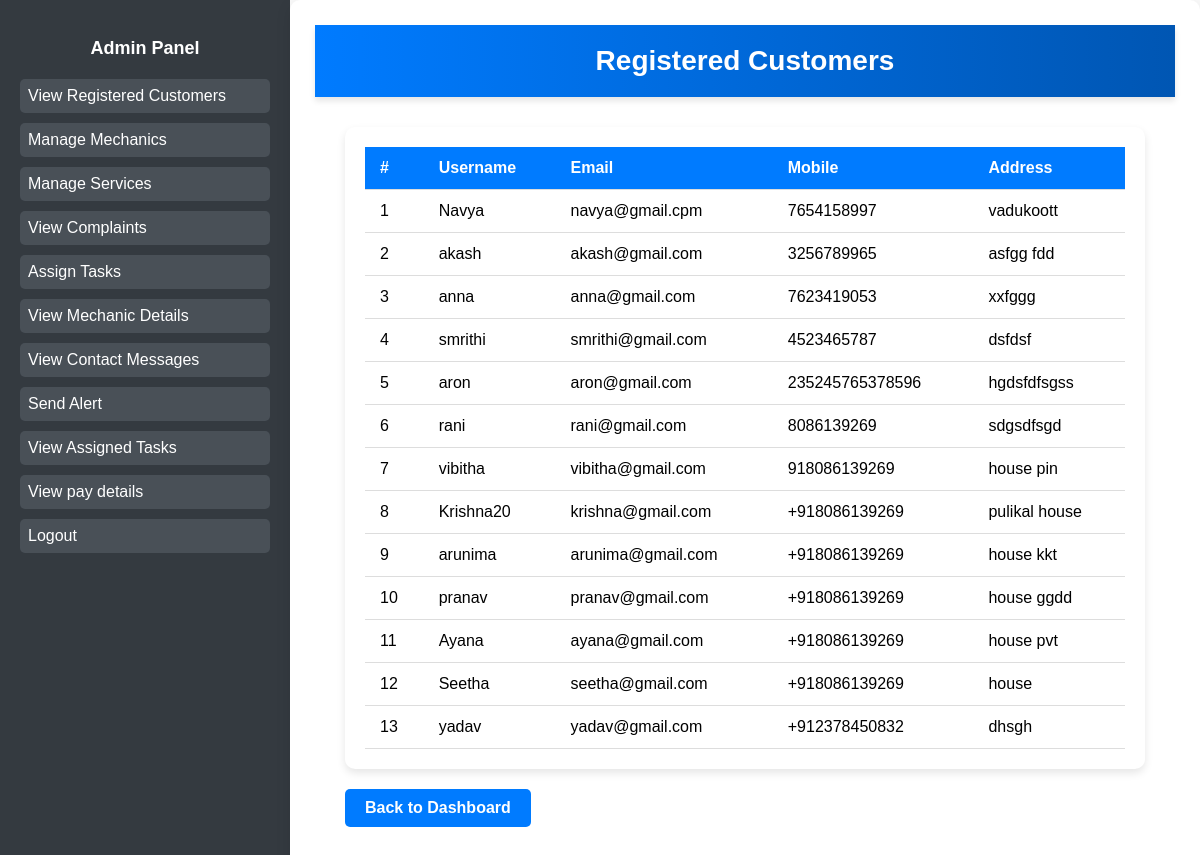
The app's page /registered-customers/ with its own data.
### Home/models.py (models this page shows, shortened)
class Customer(models.Model):
    user = models.OneToOneField(User, on_delete=models.CASCADE)
    mobile = models.CharField(max_length=15)
    address = models.TextField()

### Home/views.py (the view)
# urls.py: path('registered-customers/', views.registered_customers, name='registered_customers'),
def registered_customers(request):
    customers = Customer.objects.all()  # Assuming `Customer` is the model
    return render(request, 'registered_customers.html', {'customers': customers})

### templates/registered_customers.html (shortened to what this page needs)
{% extends 'base_admin.html' %}
{% block content %}
<!DOCTYPE html>
<html lang="en">
<head>
</head>
<body>
    <div class="header">
        <h2>Registered Customers</h2>
    </div>
    <div class="container">
        <div class="table-container">
            <table>
                <thead>
                    <tr>
                        <th>#</th>
                        <th>Username</th>
                        <th>Email</th>
                        <th>Mobile</th>
                        <th>Address</th>
                    </tr>
                </thead>
                <tbody>
                    {% for customer in customers %}
                    <tr>
                        <td>{{ forloop.counter }}</td>
                        <td>{{ customer.user.username }}</td>
                        <td>{{ customer.user.email }}</td>
                        <td>{{ customer.mobile }}</td>
                        <td>{{ customer.address }}</td>
                    </tr>
                    {% empty %}
                    <tr>
                        <td colspan="5" style="text-align: center;">No registered customers found.</td>
                    </tr>
                    {% endfor %}
                </tbody>
            </table>
        </div>
        <a href="#" class="btn-back">Back to Dashboard</a>
    </div>
</body>
</html>
{% endblock %}

### templates/registered_customers.html (style rules this page uses)
body { margin: 0; font-family: Arial, sans-serif; background-color: #f9f9f9; }
.header { background: linear-gradient(90deg, #007bff, #0056b3); color: white; padding: 20px 0; text-align: center; box-shadow: 0 4px 6px rgba(0, 0, 0, 0.1); }
.header h2 { margin: 0; font-size: 28px; font-weight: bold; }
.container { padding: 30px; max-width: 1200px; margin: auto; }
.table-container { background-color: #ffffff; border-radius: 10px; box-shadow: 0 4px 8px rgba(0, 0, 0, 0.1); padding: 20px; }
table { width: 100%; border-collapse: collapse; }
table th, table td { padding: 12px 15px; text-align: left; border-bottom: 1px solid #ddd; }
table th { background-color: #007bff; color: white; }
.btn-back { display: inline-block; margin-top: 20px; padding: 10px 20px; background-color: #007bff; color: white; text-decoration: none; border-radius: 5px; font-weight: bold; }

### records on screen
Customer: user.username "Navya", user.email "navya@gmail.cpm", mobile "7654158997", address "vadukoott"
Customer: user.username "akash", user.email "akash@gmail.com", mobile "3256789965", address "asfgg fdd"
Customer: user.username "anna", user.email "anna@gmail.com", mobile "7623419053", address "xxfggg"
Customer: user.username "smrithi", user.email "smrithi@gmail.com", mobile "4523465787", address "dsfdsf"
Customer: user.username "aron", user.email "aron@gmail.com", mobile "235245765378596", address "hgdsfdfsgss"
Customer: user.username "rani", user.email "rani@gmail.com", mobile "8086139269", address "sdgsdfsgd"
Customer: user.username "vibitha", user.email "vibitha@gmail.com", mobile "918086139269", address "house pin"
Customer: user.username "Krishna20", user.email "krishna@gmail.com", mobile "+918086139269", address "pulikal house"
Customer: user.username "arunima", user.email "arunima@gmail.com", mobile "+918086139269", address "house kkt"
Customer: user.username "pranav", user.email "pranav@gmail.com", mobile "+918086139269", address "house ggdd"
Customer: user.username "Ayana", user.email "ayana@gmail.com", mobile "+918086139269", address "house pvt"
Customer: user.username "Seetha", user.email "seetha@gmail.com", mobile "+918086139269", address "house"
Customer: user.username "yadav", user.email "yadav@gmail.com", mobile "+912378450832", address "dhsgh"
